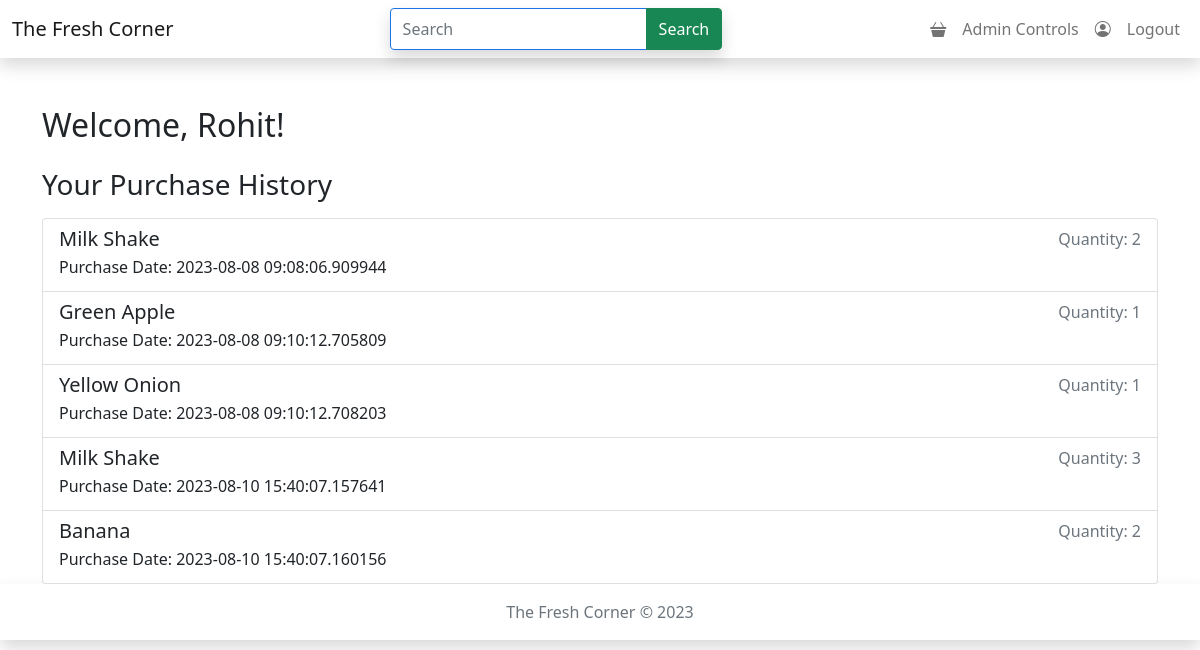
Before: /dashboard (signed in) with the older database file.
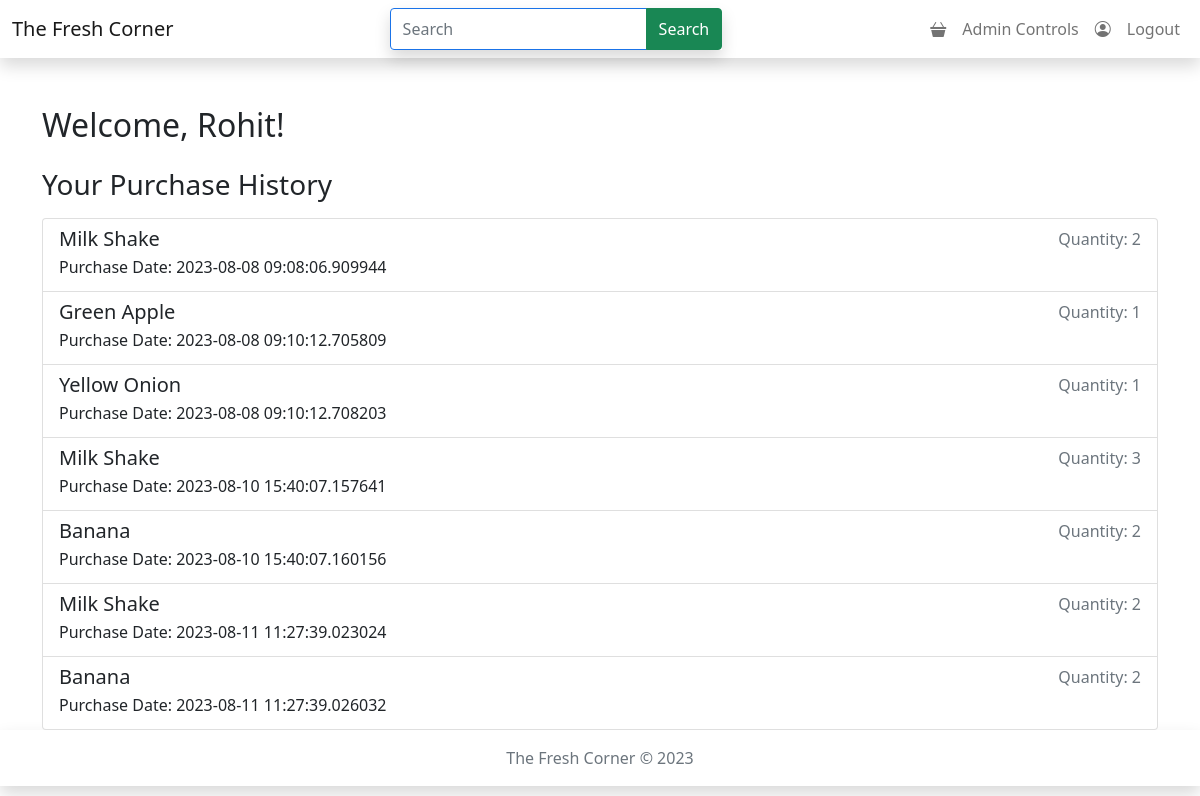
After: the same page with the newer database file.
### FreshCorner/model.py (models this page shows, shortened)
class User(db.Model, UserMixin):
    id = db.Column(db.Integer(), primary_key= True)
    name = db.Column(db.String(100), nullable=False)
    username = db.Column(db.String(100), nullable=False, unique=True)
    password = db.Column(db.String(200), nullable=False)
    is_admin = db.Column(db.Boolean(), default=False)
    purchase_history = db.relationship('PurchaseHistory', backref='user', lazy=True)
    cart = db.relationship('Cart', backref='user', lazy=True)
    @property
    def is_active(self):
        return True

class PurchaseHistory(db.Model):
    id = db.Column(db.Integer(), primary_key=True)
    purchase_date = db.Column(db.DateTime(), nullable=False, default=datetime.utcnow)
    user_id = db.Column(db.Integer(), db.ForeignKey('user.id'), nullable=False)
    product_id = db.Column(db.Integer(), db.ForeignKey('product.id'), nullable=False)
    product = db.relationship('Product', backref=db.backref('purchase_history', lazy=True))
    quantity = db.Column(db.Integer, nullable=True)

class Product(db.Model):
    id = db.Column(db.Integer(), primary_key= True)
    name = db.Column(db.String(100), nullable=False)
    MFD = db.Column(db.String())
    EXP = db.Column(db.String())
    rate = db.Column(db.Integer(), nullable=False)
    unit = db.Column(db.String())
    description = db.Column(db.String())
    image = db.Column(db.Text, unique = True, nullable=False)
    mimetype = db.Column(db.Text, nullable=False)
    quantity = db.Column(db.Integer(), nullable=False)
    category_id = db.Column(db.Integer(), db.ForeignKey('category.id'), nullable = False)
    catagory = db.relationship('Category', backref=db.backref('products', lazy=True))
    deleted = db.Column(db.Boolean(), default=False)

### FreshCorner/user.py (the view)
@app.route('/dashboard')
@login_required
def user_dashboard():
    user = current_user
    purchase_history = PurchaseHistory.query.filter_by(user_id=user.id).all()
    return render_template('dashboard.html', user=user, purchase_history=purchase_history)

### FreshCorner/authentication.py (called while the page is built)
@login_manager.user_loader
def load_user(id):
    return User.query.get(int(id))

### templates/dashboard.html
{% extends 'base.html' %}
{% block content %}
    <div class="container mt-4">
        <h2 class="mb-4">Welcome, {{ user.name }}!</h2>
        <h3>Your Purchase History</h3>
        <ul class="list-group mt-3">
            {% for purchase in purchase_history %}
                <li class="list-group-item">
                    <div class="d-flex justify-content-between">
                        <div>
                            <h5 class="mb-1">{{ purchase.product.name }}</h5>
                            <p class="mb-1">Purchase Date: {{ purchase.purchase_date }}</p>
                        </div>
                        <div class="text-muted">
                            Quantity: {{ purchase.quantity }}
                        </div>
                    </div>
                </li>
            {% endfor %}
        </ul>
    </div>
{% endblock %}

### templates/base.html (shortened to what this page needs)
<!DOCTYPE html>
<html>
<head>
    <link rel="stylesheet" href="{{ url_for('static', filename='./style.css') }}">
    <link rel="stylesheet" href="https://cdnjs.cloudflare.com/ajax/libs/bootstrap/5.0.2/css/bootstrap.min.css">
    <link href="https://cdn.jsdelivr.net/npm/bootstrap-icons/font/bootstrap-icons.css" rel="stylesheet">
</head>
<body>
    <nav class="navbar navbar-expand-lg navbar-light shadow mb-5">
        <div class="container-fluid">
            <a class="navbar-brand" href="{{ url_for('home') }}">The Fresh Corner</a>
            <div class="collapse navbar-collapse" id="navbarSupportedContent">
                <div class="mx-auto">
                    <form class="form-inline my-2 my-lg-0" action="{{ url_for('search_products') }}" method="get">
                        <div class="input-group shadow">
                            <input class="form-control py-2" type="search" placeholder="Search" aria-label="Search" name="search_term">
                            <button class="btn btn-success" type="submit">Search</button>
                        </div>
                    </form>
                </div>
                <ul class="navbar-nav">
                    <li class="nav-item">
                        <a class="nav-link" href="{{ url_for('cart.view_cart')}}">
                            <i class="bi bi-basket3-fill"></i>
                        </a>
                    </li>
                    {% if session.logged_in_user %}
                    <li class="nav-item">
                        <a class="nav-link" href="{{ url_for('user_dashboard') }}"><i class="bi bi-person-circle"></i></a>
                    </li>
                    <li class="nav-item">
                        <a class="nav-link" href="{{ url_for('logout') }}">Logout</a>
                    </li>
                    {% elif session.logged_in_admin %}
                    <li class="nav-item">
                        <a class="nav-link" href="{{ url_for('admin') }}">Admin Controls</a>
                    </li>
                    <li class="nav-item">
                        <a class="nav-link" href="{{ url_for('user_dashboard') }}"><i class="bi bi-person-circle"></i></a>
                    </li>
                    <li class="nav-item">
                        <a class="nav-link" href="{{ url_for('logout') }}">Logout</a>
                    </li>
                    {% endif %}
                </ul>
            </div>
        </div>
    </nav>
    {% block content %}
    {% endblock %}
    <footer class="footer mt-auto py-3 shadow">
        <div class="container text-center">
            <span class="text-muted">The Fresh Corner &copy; 2023</span>
        </div>
    </footer>
</body>
</html>

### static/style.css (style rules this page uses)
.input-group { position: relative; }
.input:focus, input:valid { outline: none; border: 1.5px solid #1a73e8; }

Changed rows visible on the page:
added PurchaseHistory: product.name "Milk Shake", purchase_date "2023-08-11 11:27:39.023024", quantity "2"
added PurchaseHistory: product.name "Banana", purchase_date "2023-08-11 11:27:39.026032", quantity "2"
